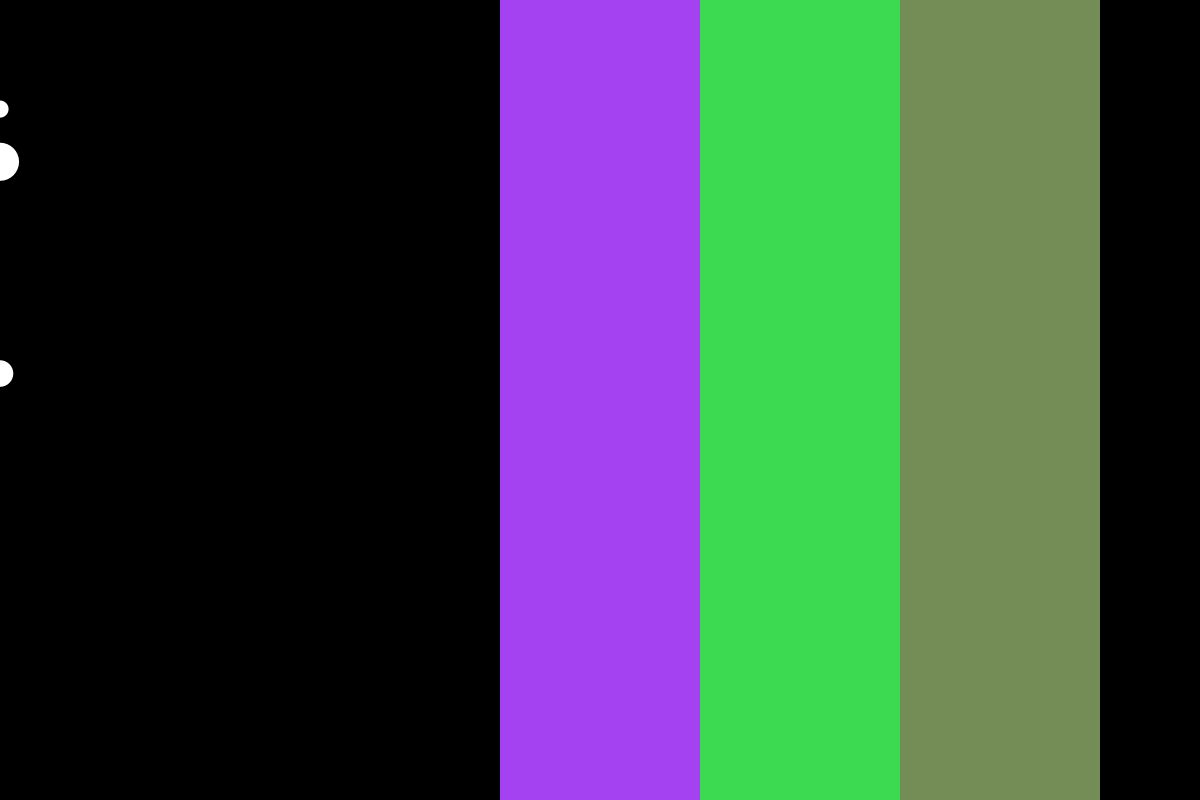
Frame 1 (no input)
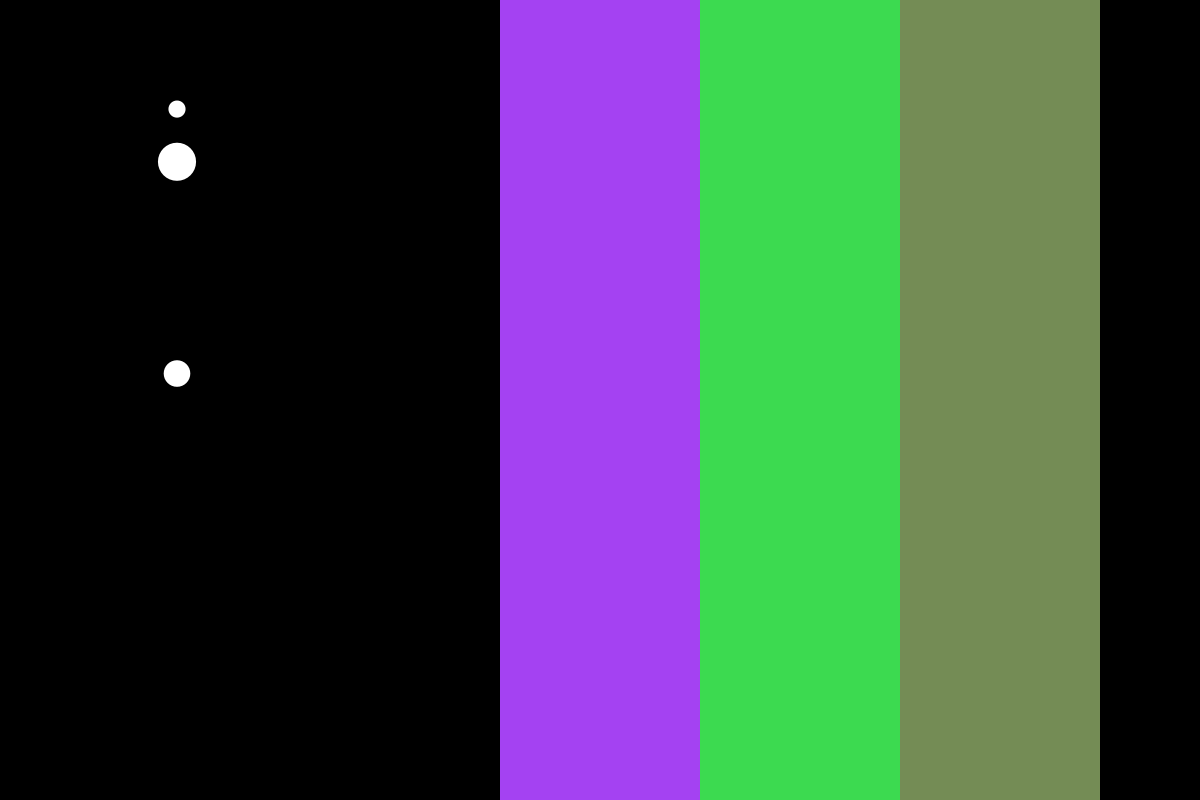
Frame 60 (the mouse pressed at the canvas centre just before this capture)
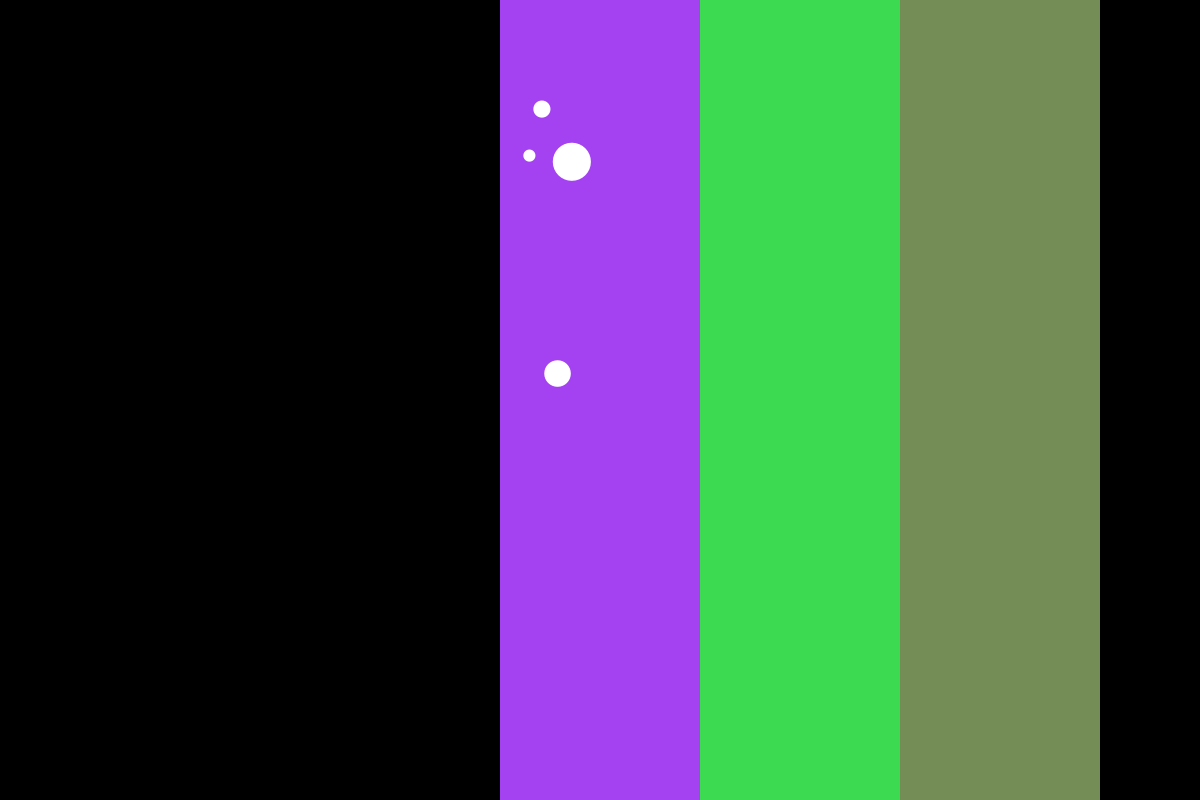
Frame 120 (the mouse held since frame 60 and released just before this capture)

The Processing sketch that drew these frames (run headless with seeded random() and noise(); from frame 60 on, the mouse is pressed at the canvas centre):

// Processing sketch: drag_force
// ── drag_force.pde
Liquid l, l2, l3;
Ball[] balls;

void setup() {
  size(1200, 800);
  smooth();
  l = new Liquid(500, 0, 200, height, 0.1);
  l2 = new Liquid(700, 0, 200, height, -0.02);
  l3 = new Liquid(900, 0, 200, height, 0.1);

  balls = new Ball[4];
  for (int i = 0; i< balls.length; i++) {
    balls[i] = new Ball();
  }
}

void draw() {
  background(0);
  l.display();
  l2.display();
  l3.display();

  for (Ball b : balls) {

    if (l.contains(b)) {
      //drag
      PVector dragForce = l.drag(b);
      b.applyForce(dragForce);
    }
    if (l2.contains(b)) {
      //drag
      PVector dragForce = l2.drag(b);
      b.applyForce(dragForce);
    }
    if (l3.contains(b)) {
      //drag
      PVector dragForce = l3.drag(b);
      b.applyForce(dragForce);
    }

    PVector g = new PVector(0.1*b.mass, 0);
    b.applyForce(g);

    b.display();
    b.move();
  }
}

// ── Ball.pde
class Ball {
  PVector loc;
  PVector vel;
  PVector acc;
  float mass;
  color c;

  Ball() {
    loc = new PVector(0, random(100, 700));
    vel = new PVector(0, 0);
    acc = new PVector(0, 0);
    c =color(random(255, 25));
    mass = random(0.5, 4);
  }

  void applyForce(PVector force) {
    PVector f = force.div(mass);
    acc.add(f);
  }

  void move() {
    vel.add(acc);
    loc.add(vel);
    acc.mult(0);
  }

  void display() {
    noStroke();
    fill(c);
    ellipse(loc.x, loc.y, mass*10, mass*10);
  }
}

// ── Liquid.pde
class Liquid {
  float x, y, w, h;
  color c;

  float coeff;

  Liquid(float x, float y, float w, float h, float coeff ) {
    this.x = x;
    this.y = y;
    this.w = w;
    this.h = h;
    this.coeff = coeff;
    c = color(random(255), random(255), random(255) );
  }

  PVector drag(Ball b) {
    float speed = b.vel.mag();
    float cont = -1*coeff*speed*speed;
    PVector force = b.vel.get();
    force.normalize();
    force.mult(cont);
    return force;
  }

  boolean contains(Ball b) {
    PVector l = b.loc;
    if (l.x > x && l.x < x+w) {
      return true;
    } else {
      return false;
    }
  }

  void display() {
    noStroke();
    fill(c);
    rect(x, y, w, h);
  }
}
